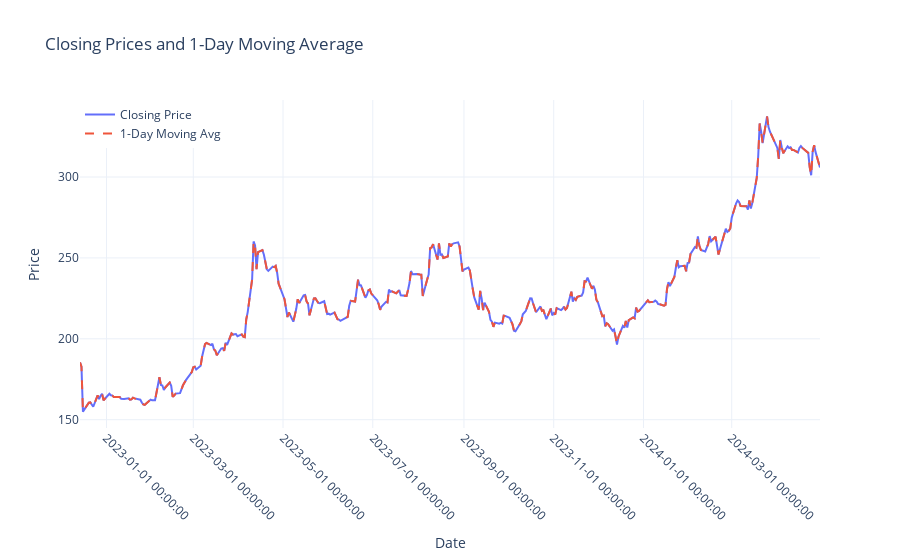

The code cell stored with this chart in its notebook:
### Code cell
window_days = 1
spec_df['1-Day Moving Avg'] = spec_df['Close'].rolling(window=window_days).mean()

fig = go.Figure()
fig.add_trace(go.Scatter(x=spec_df['Time'], y=spec_df['Close'], mode='lines', name='Closing Price', line=dict(width=2)))
fig.add_trace(go.Scatter(x=spec_df['Time'], y=spec_df['1-Day Moving Avg'], mode='lines', name='1-Day Moving Avg', line=dict(dash='dash')))
fig.update_layout(title='Closing Prices and 1-Day Moving Average', xaxis_title='Date', yaxis_title='Price', xaxis=dict(tickformat='%Y-%m-%d %H:%M:%S', tickangle=45), legend=dict(x=0, y=1), template='plotly_white')
fig.show()

### Figure 1 — Plotly figure (JSON) as saved in the notebook; plotly's stock layout.template omitted (floating-point values rounded to 4 significant figures; data arrays with more than 128 entries replaced by an {"elided": "..."} marker saying what was removed)
{"data": [{"line": {"width": 2}, "mode": "lines", "name": "Closing Price", "type": "scatter", "x": {"elided": "351 str values"}, "y": {"elided": "351 float values"}}, {"line": {"dash": "dash"}, "mode": "lines", "name": "1-Day Moving Avg", "type": "scatter", "x": {"elided": "351 str values"}, "y": {"elided": "351 float values"}}], "layout": {"legend": {"x": 0, "y": 1}, "title": {"text": "Closing Prices and 1-Day Moving Average"}, "xaxis": {"tickangle": 45, "tickformat": "%Y-%m-%d %H:%M:%S", "title": {"text": "Date"}}, "yaxis": {"title": {"text": "Price"}}}}
